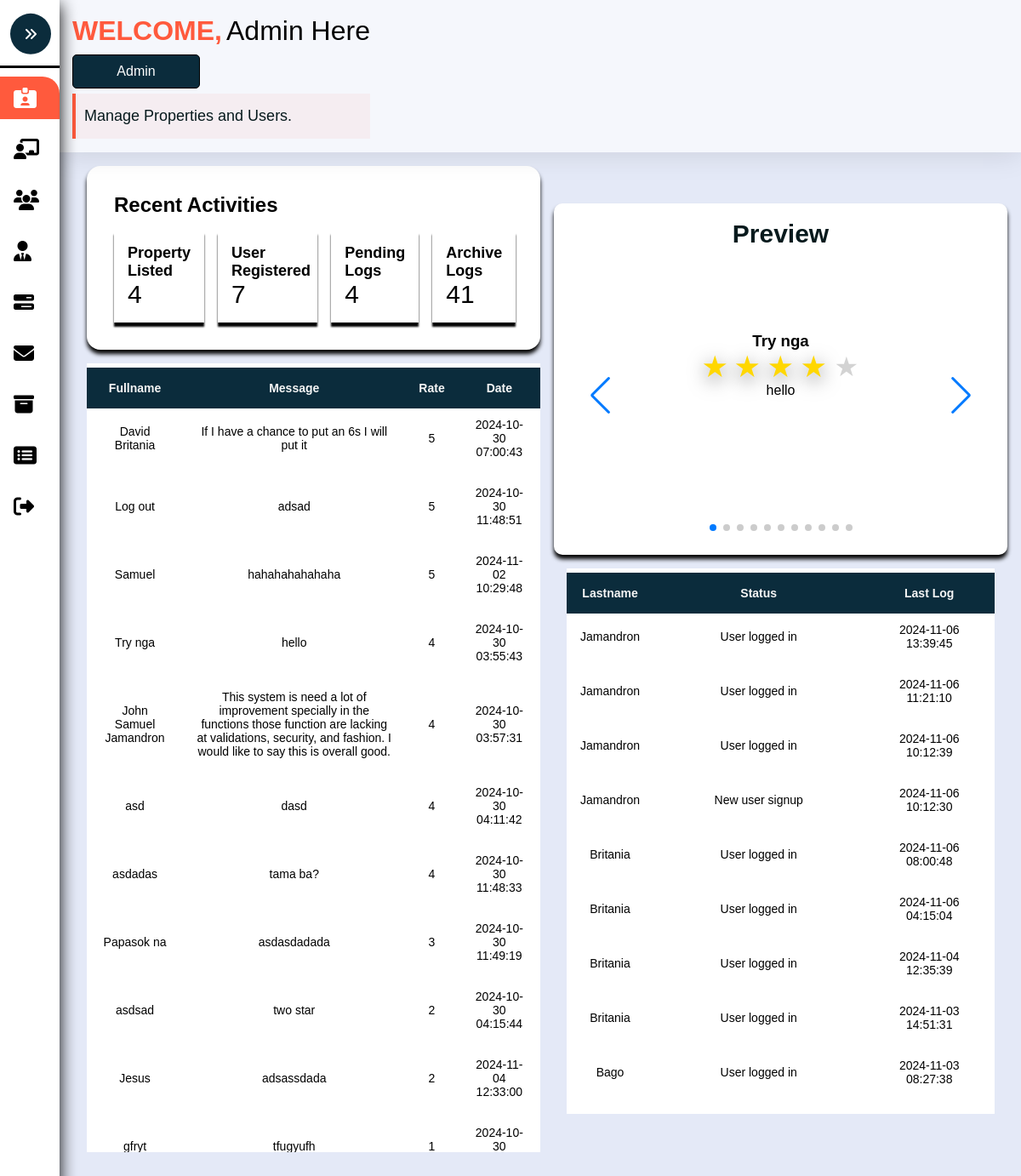
Screenshot of /Admin-Account.php with the database file from the repository.
### tables this page shows
CREATE TABLE `message` (
  `MessageID` int(8) NOT NULL,
  `Sender` varchar(255) NOT NULL,
  `Rate` int(7) NOT NULL,
  `Message` varchar(255) NOT NULL,
  `Date` timestamp NOT NULL DEFAULT current_timestamp(),
  `PendingID` int(8) NOT NULL
);

CREATE TABLE `activitylog` (
  `TrackID` int(7) NOT NULL,
  `UserID` int(7) NOT NULL,
  `Action` varchar(255) NOT NULL,
  `Logintime` timestamp NOT NULL DEFAULT current_timestamp() ON UPDATE current_timestamp()
);

CREATE TABLE `user` (
  `UserID` int(8) NOT NULL,
  `Firstname` varchar(255) NOT NULL,
  `Lastname` varchar(255) NOT NULL,
  `Email` varchar(255) NOT NULL,
  `Phone` varchar(255) NOT NULL,
  `Address` varchar(255) NOT NULL,
  `Password` varchar(255) NOT NULL,
  `Role` varchar(255) NOT NULL,
  `Date_Joined` timestamp NOT NULL DEFAULT current_timestamp()
);

### Admin-Account.php (the view, shortened to what this page needs)
<?php
	include './Assets/Php/Connection.php';
?>
<!DOCTYPE html>
<html>
<head>
	<link rel="stylesheet" type="text/css" href="./Assets/Css/Admin.css?v=<?php echo time(); ?>">
	<link rel="stylesheet" type="text/css" href="./Assets/Css/swiper-bundle.min.css">
</head>
<body>
	<nav class="sidebar close" id="sidebar">
		<header>
			<figure class="image-container">
			</figure>
			<button class="toggle">
				<i class="fa-solid fa-angles-right"></i>
			</button>
		</header>
		<div class="menu-bar">
			<div class="menu">
				<ul class="menu-links">
					<li class="nav-link">
						<a href="./Admin-Account.php" class="active">
							<i class="fa-solid fa-id-card-clip"></i>
						</a>
					</li>
					<li class="nav-link">
						<a href="./Admin-Pending.php">
							<i class="fa-solid fa-chalkboard-user"></i>
						</a>
					</li>
					<li class="nav-link">
						<a href="./Admin-Users.php" class="dashboard-list-item">
							<i class="fa-solid fa-users"></i>
						</a>
					</li>
					<li class="nav-link">
						<a href="./Admin-Management.php" class="dashboard-list-item">
							<i class="fa-solid fa-user-tie"></i>
						</a>
					</li>
					<li class="nav-link">
						<a href="./Admin-Properties.php" class="dashboard-list-item">
							<i class="fa-solid fa-bars-progress"></i>
						</a>
					</li>
					<li class="nav-link">
						<a href="Admin-Message.php" class="dashboard-list-item">
							<i class="fa-solid fa-envelope"></i>
						</a>
					</li>
					<li class="nav-link">
						<a href="./Admin-Archieve.php" class="dashboard-list-item">
							<i class="fa-solid fa-box-archive"></i>
						</a>
					</li>
					<li class="nav-link">
						<a href="Admin-SoldProperties.php" class="dashboard-list-item">
							<i class="fa-solid fa-rectangle-list"></i>
						</a>
					</li>
					<li class="nav-link">
						<a href="./Assets/Php/Logout.php" class="dashboard-list-item">
							<i class="fa-solid fa-right-from-bracket"></i>
						</a>
					</li>
				</ul>
			</div>
		</div>
	</nav>
	<main class="main">
	<header class="header" id="header">
		<div class="container">
			<div class="Personal-Details">
				<div class="Personal-Admin-Container">
					<h3 class="h3 Personal-Title"> WELCOME, </h3>
					<span class="AdminName"> Admin Here </span>
				</div>
				<span class="Personal-tag"> Admin </span>
				<span class="callouts">Manage Properties and Users. </span>
			</div>
		</div>
	</header>
		<section class="Main-Container">
			<div class="Left-main-container">
				<div class="recent-activity-container">
					 <h3 class="header-title">Recent Activities</h3>
					<div class="item-wrapper">
						<div class="items">
							<h3 class="content-title">
								Property Listed
							</h3>
							<?php
							$sql = "SELECT COUNT(*) AS total FROM Properties";
							$result = $conn->query($sql);
							$total = 0;
							if ($result->num_rows > 0) {
								$row = $result->fetch_assoc();
								$total = $row['total'];
							}
							echo "<span> ".$total." </span>";
							?>
						</div>
						<div class="items">
							<h3 class="content-title">User Registered</h3>
							<?php
							$sql = "SELECT COUNT(*) AS total FROM User";
							$result = $conn->query($sql);
							$total = 0;
							if ($result->num_rows > 0) {
								$row = $result->fetch_assoc();
								$total = $row['total'];
							}
							echo "<span> ".$total." </span>";
							?>
						</div>
						<div class="items">
							<h3 class="content-title">
								Pending Logs
							</h3>
							<?php
							$sql = "SELECT COUNT(*) AS total FROM Pending";
							$result = $conn->query($sql);
							$total = 0;
							if ($result->num_rows > 0) {
								$row = $result->fetch_assoc();
								$total = $row['total'];
							}
							echo "<span> ".$total." </span>";
							?>
						</div>
							<div class="items">
							<h3 class="content-title">
								Archive Logs
							</h3>
							<?php
							$sql = "SELECT COUNT(*) AS total FROM Archive";
							$result = $conn->query($sql);
							$total = 0;
							if ($result->num_rows > 0) {
								$row = $result->fetch_assoc();
								$total = $row['total'];
							}
							echo "<span> ".$total." </span>";
							?>
						</div>
					</div>
				</div>
				<div class="Testimonial-container">
					<div class="Testimonials-table-container">
							<table class="table" id="table">
						<thead>
							<tr>
								<th> Fullname</th>
								<th> Message</th>
								<th> Rate </th>
								<th> Date </th>
							</tr>
						</thead>
						<tbody>
							<?php
								$sql = "SELECT * FROM Message ORDER BY Rate DESC";
								$rs = $conn->query($sql);
								if($rs){
									while ($row = mysqli_fetch_assoc($rs)) {
									$rating = $row['Rate'];
								echo "
									<tr>
										<td> $row[Sender]</td>
										<td> $row[Message]</td>
										<td> $rating</td>
										<td> $row[Date] </td>
									</tr>
								";
									}
								}
							?>
						</tbody>
					</table>
					</div>
				</div>
			</div>
			<div class="Right-main-container">
				<div class="Testimonial" id="Testimonial">
					<div class="container">
						<h3 class="h3 Testimonial-title"> Preview </h3>
						<div class="Testimonial-Container">
							<div class="Testimonial-swiper mySwiper">
								<div class="Testimonial-wrapper swiper-wrapper">
									<?php
									$sql = "SELECT * FROM Message";
									$rs = $conn->query($sql);
									if($rs){
										while ($row = mysqli_fetch_assoc($rs)) {
											$rating = $row['Rate'];
											echo "
											<div class='Testimonial-card swiper-slide'>
												<h3 class='Testimonial-user'> $row[Sender] </h3>
												<div class='star-rating'>";
												for ($i = 5; $i >= 1; $i--) {
													echo "
													<input type='radio' id='star$i'  value='$i' " . ($i == $rating ? "checked" : "") . ">
													<label for='star$i' title='Rating: $i'>★</label>
													";
												}
											echo "</div> <span>$row[Message]</span> </div>";
										}
									}
									?>
								</div>
							</div>
						</div>
					</div>
				</div>
				<section class="ActiveLog" id="ActiveLog">
					<div class="container">
						<div class="ActiveLog-table-container">
							<table class="table">
							<thead>
								<tr>
									<th> Lastname</th>
									<th> Status</th>
									<th> Last Log </th>
								</tr>
							</thead>
								<?php
									$sql = "SELECT ActivityLog.*, User.Lastname FROM ActivityLog JOIN User ON ActivityLog.UserID = User.UserID ORDER BY Logintime DESC ";
									$rs = mysqli_query($conn,$sql);
									if($rs){
										while($row=mysqli_fetch_assoc($rs)){
											$lastname = $row['Lastname'];
											$Action = $row['Action'];
											$LoginTime = $row['Logintime'];
											echo "
											<tbody>
											<tr>
											<td> $lastname</td>
											<td> $Action</td>
											<td> $LoginTime </td>
											</tr>
											</tbody>
											";
										}
									}
							?>
						</table>
						</div>
					</div>
				</section>
			</div>
		</section>
	</main>
</body>
</html>

### rows the page displays
message: Sender "David Britania", Message "If I have a chance to put an 6s I will put it", Rate "5", Date "2024-10-30 07:00:43"
message: Sender "Log out", Message "adsad", Rate "5", Date "2024-10-30 11:48:51"
message: Sender "Samuel", Message "hahahahahahaha", Rate "5", Date "2024-11-02 10:29:48"
message: Sender "Try nga", Message "hello", Rate "4", Date "2024-10-30 03:55:43"
message: Sender "John Samuel Jamandron", Message "This system is need a lot of improvement specially in the functions those function are lacking at validations, security, and fashion. I would like to say this is overall good.", Rate "4", Date "2024-10-30 03:57:31"
message: Sender "asd", Message "dasd", Rate "4", Date "2024-10-30 04:11:42"
message: Sender "asdadas", Message "tama ba?", Rate "4", Date "2024-10-30 11:48:33"
message: Sender "Papasok na", Message "asdasdadada", Rate "3", Date "2024-10-30 11:49:19"
message: Sender "asdsad", Message "two star", Rate "2", Date "2024-10-30 04:15:44"
message: Sender "Jesus", Message "adsassdada", Rate "2", Date "2024-11-04 12:33:00"
message: Sender "gfryt", Message "tfugyufh", Rate "1", Date "2024-10-30…"
activitylog: UserID.Lastname "Jamandron", Action "User logged in", Logintime "2024-11-06 13:39:45"
activitylog: UserID.Lastname "Jamandron", Action "User logged in", Logintime "2024-11-06 11:21:10"
activitylog: UserID.Lastname "Jamandron", Action "User logged in", Logintime "2024-11-06 10:12:39"
activitylog: UserID.Lastname "Jamandron", Action "New user signup", Logintime "2024-11-06 10:12:30"
activitylog: UserID.Lastname "Britania", Action "User logged in", Logintime "2024-11-06 08:00:48"
activitylog: UserID.Lastname "Britania", Action "User logged in", Logintime "2024-11-06 04:15:04"
activitylog: UserID.Lastname "Britania", Action "User logged in", Logintime "2024-11-04 12:35:39"
activitylog: UserID.Lastname "Britania", Action "User logged in", Logintime "2024-11-03 14:51:31"
activitylog: UserID.Lastname "Bago", Action "User logged in", Logintime "2024-11-03 08:27:38"

### other values shown
$total "4"
$total "7"
$total "41"
